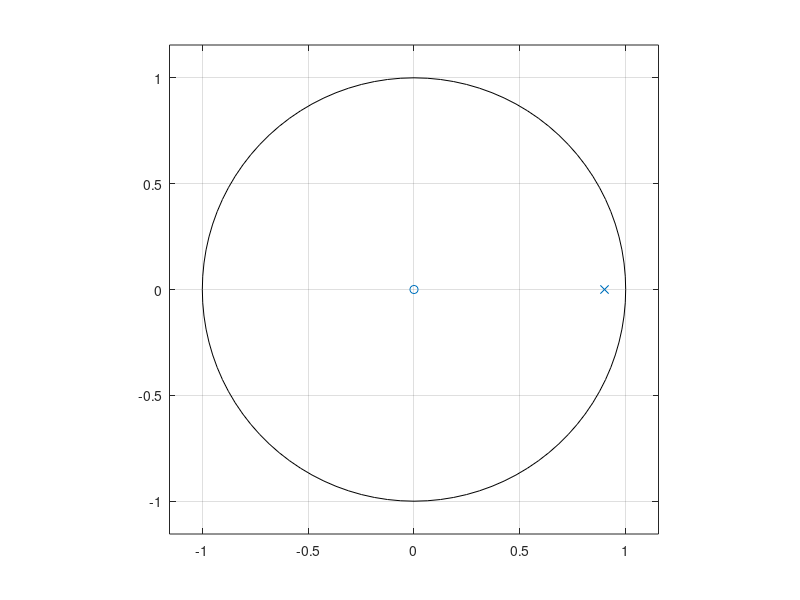
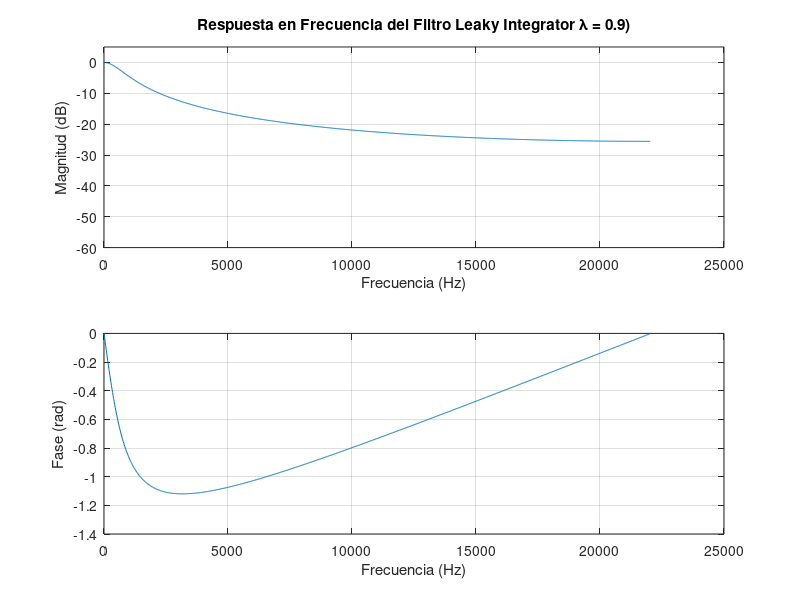
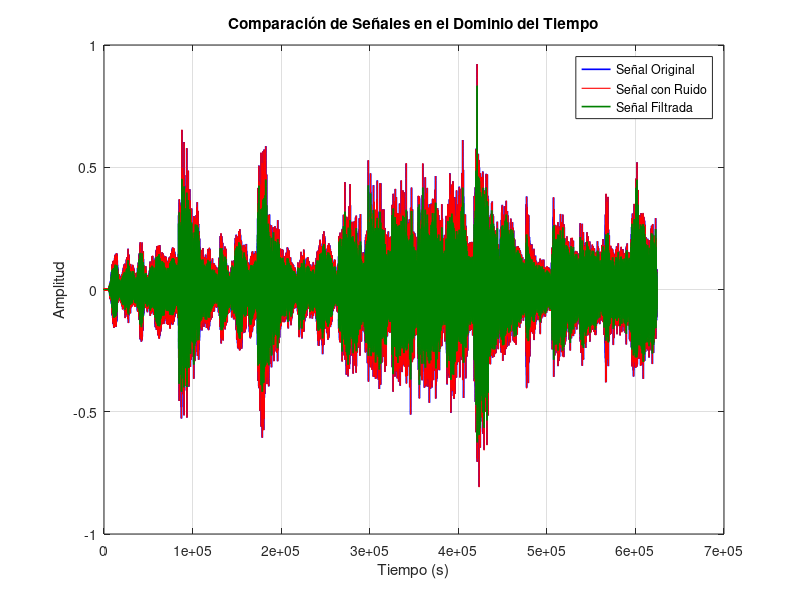

These charts were generated, in order, by the following MATLAB code: (Note: this script raises an error after producing the figures.)
clear
clc
close all

load('Tchaikovsky.mat')

signal_elegida = signal(:,2);
SNR = 60; % dB
signal_noise = awgn(signal_elegida, SNR);

% c) Diseñe un filtro leaking integrator (LI) con λ igual a 0.7.

lambda = 0.90;
b = 1-lambda;
a = [1 -lambda];

% d) Grafique la respuesta en frecuencia y fase del filtro LI. Use la función freqz(). Determine la frecuencia de corte fco con: fco = - ln (λ) . fs / π

[H, f] = freqz(b, a, 1024, Fs); 
fco = -log(lambda)*Fs / (pi)

% e) Determine el cero y el polo del filtro con la función zplane(). ¿Es el filtro estable?.

zplane(b,a); % es estable porque el polo está dentro de la circunferencia unitaria.

% f) Aplique el filtro LI a la señal con ruido. Utilice la función filter().

signal_filtered = filter(b,a,signal_noise);


% Graficar magnitud y fase
figure;

subplot(2,1,1);
plot(f, 20*log10(abs(H)));
grid on;
title(['Respuesta en Frecuencia del Filtro Leaky Integrator \lambda = ', num2str(lambda), ')']);
xlabel('Frecuencia (Hz)');
ylabel('Magnitud (dB)');
ylim([-60 5]);

subplot(2,1,2);
plot(f, angle(H));
grid on;
xlabel('Frecuencia (Hz)');
ylabel('Fase (rad)');

%g) Grafique la respuesta en el tiempo de las señales original y filtrada y compare.
figure

plot(signal_elegida, 'b', 'LineWidth', 1.2); 
hold on;
plot(signal_noise, 'r', 'LineWidth', 0.8);
plot(signal_filtered,'color', [0 0.5 0], 'LineWidth', 1.2);

legend('Señal Original', 'Señal con Ruido', 'Señal Filtrada');
xlabel('Tiempo (s)');
ylabel('Amplitud');
title('Comparación de Señales en el Dominio del Tiempo');
grid on;

% h) Grafique la respuesta en frecuencia de las señales original y filtrada y compare. Utilice la función provista my_dft().
[f_signal, dft_mag_signal, dft_phase_signal] = my_dft(signal_elegida, Fs);
[f_noise, dft_mag_noise, dft_phase_noise] = my_dft(signal_noise, Fs);
[f_filtered, dft_mag_filtered, dft_phase_filtered] = my_dft(signal_filtered, Fs);

%Comparacion entre señales original y filtrada
figure;
subplot(3,1,1);
plot(f_signal, 20*log10(abs(dft_mag_signal)));
grid on;
title(['Transformada de Fourier de la señal original (\lambda = ', num2str(lambda), ')']);
xlabel('Frecuencia (Hz)');
ylabel('Magnitud (dB)');
xlim([0 Fs/2]);

% subplot(3,2,2);
% plot(f_signal, angle(dft_phase_signal));
% grid on;
% xlabel('Frecuencia (Hz)');
% ylabel('Fase(rad)');

subplot(3,1,2);
plot(f_noise, 20*log10(abs(dft_mag_noise)));
grid on;
title(['Transformada de Fourier de la señal ruidosa (\lambda = ', num2str(lambda), ')']);
xlabel('Frecuencia (Hz)');
ylabel('Magnitud (dB)');
xlim([0 Fs/2]);

% subplot(3,2,4);
% plot(f_noise, angle(dft_phase_noise));
% grid on;
% xlabel('Frecuencia (Hz)');
% ylabel('Fase(rad)');


subplot(3,1,3);
plot(f_filtered, 20*log10(abs(dft_mag_filtered)));
grid on;
title(['Respuesta en Frecuencia de la señal filtrada (\lambda = ', num2str(lambda), ')']);
xlabel('Frecuencia (Hz)');
ylabel('Magnitud (dB)');
xlim([0 Fs/2]);

% subplot(3,2,6);
% plot(f_filtered, angle(dft_phase_filtered));
% grid on;
% xlabel('Frecuencia (Hz)');
% ylabel('Fase(rad)');

%sound(signal, Fs);
%sound(signal_noise, Fs);
sound(signal_filtered, Fs);
